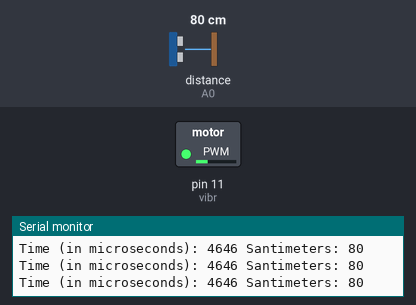
The sketch below on a simulated Arduino Uno, built with avr-gcc and run on an emulated ATmega328P. Shown: switched loads named in the sketch (green lamp = pin HIGH), the last lines printed to the serial monitor. Wiring (inferred from the names in the program): ultrasonic range finder: trigger pin 4; echo A0. The test bench sets the inputs (shaded band); at power-on: distance to the obstacle (sensor on A0) 80 cm. The echo pulse lasts 58.3 µs per cm; pins used as bus, display or sensor lines are not drawn.

Above: at 1.2 s.
1.3 s: distance to the obstacle (sensor on A0) set to 2 cm
At 2.3 s:
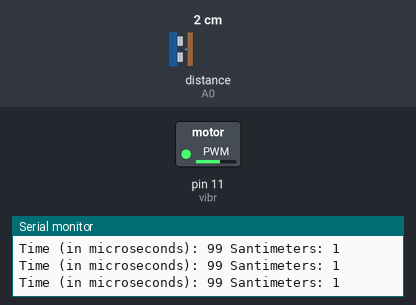
2.8 s: distance to the obstacle (sensor on A0) set to 120 cm
At 4.0 s:
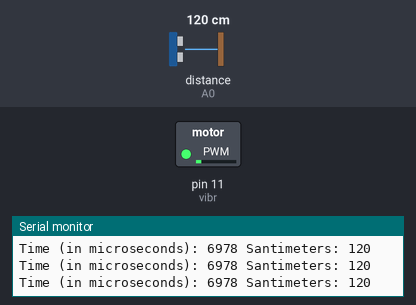
4.3 s: distance to the obstacle (sensor on A0) set to 250 cm
At 4.9 s:
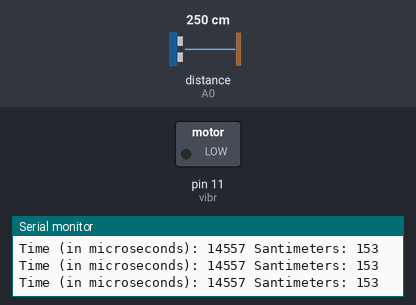
Timing chart, 0 to 7.3 s (numbered marks = the images above; inputs shaded):
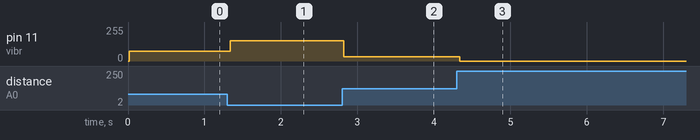

The sketch:

echolocator.ino
```cpp
#define trigger 4
#define echo A0
#define vibr 11
//10
void setup() {
  Serial.begin(9600);
  pinMode(trigger, OUTPUT);
  pinMode(vibr, OUTPUT);
  pinMode(echo, INPUT);
  digitalWrite(trigger, LOW);
  delay(10);
}

void loop() {
  long duration, sm;
  digitalWrite(trigger, HIGH);
  delayMicroseconds(10);
  digitalWrite(trigger, LOW);
  duration = pulseIn(echo, HIGH);
  sm = duration / 58;
  if (sm > 153) sm = 153;
  analogWrite(vibr, 153 - sm);
  Serial.print("Time (in microseconds): ");
  Serial.print(duration);
  Serial.print(" Santimeters: ");
  Serial.println(sm);
  //if (sm < 160) tone(10, 3500, 100);
  delay(1);
}
```

Measured:
- after the input at 1.3 s, pin 11 (vibr): 73/255 → 152/255 at once
- after the input at 2.8 s, pin 11 (vibr): 152/255 → 33/255 at once
- after the input at 4.3 s, pin 11 (vibr): 33/255 → 0/255 at once
